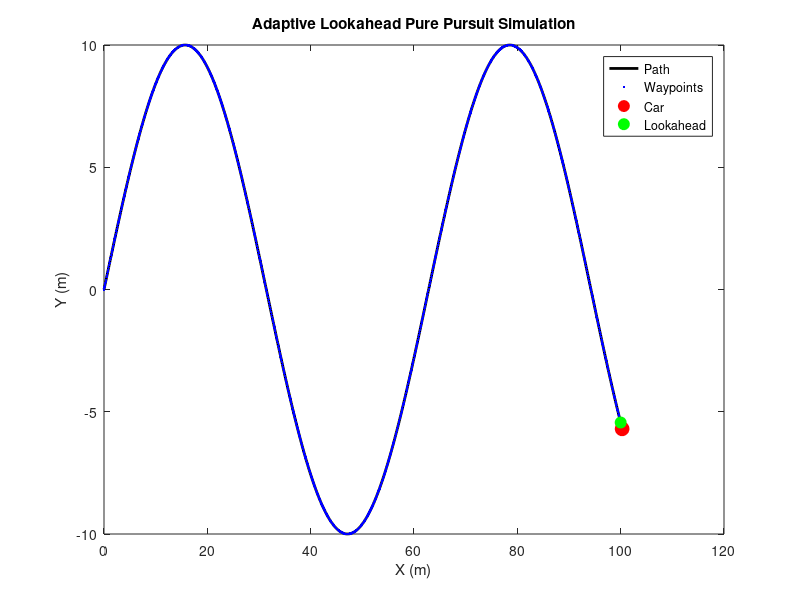

Reproduce this figure in MATLAB.
%% Adaptive Lookahead Pure Pursuit Simulation

% Define the path (example: sinusoidal curve)
x = linspace(0, 100, 1000);
y = 10 * sin(x/10);
path = [x; y]'; % 1000 x 2 matrix

% Compute approximate curvature along the path using finite differences
dx = gradient(x);
dy = gradient(y);
ddx = gradient(dx);
ddy = gradient(dy);
curvature = abs(dx.*ddy - dy.*ddx) ./ ((dx.^2 + dy.^2).^(3/2));
curvature(isnan(curvature)) = 0;  % Avoid NaNs

% Parameters
v = 5;         % Constant speed (m/s)
k1 = 0.5;      % Tunable coefficient for speed contribution
k2 = -10;      % Tunable coefficient for curvature contribution (negative to reduce ld in tight curves)
min_ld = 5;    % Minimum lookahead distance (m)

% Initialize car position at the start of the path
car_idx = 1;
car_pos = path(car_idx, :);

% Setup visualization
figure;
plot(x, y, 'k-', 'LineWidth', 2); hold on;
plot(path(:,1), path(:,2), 'b.'); % Display waypoints
hCar = plot(car_pos(1), car_pos(2), 'ro', 'MarkerSize', 10, 'MarkerFaceColor', 'r');
hLA = plot(car_pos(1), car_pos(2), 'go', 'MarkerSize', 8, 'MarkerFaceColor', 'g'); % Lookahead point
title('Adaptive Lookahead Pure Pursuit Simulation');
xlabel('X (m)'); ylabel('Y (m)');
legend('Path', 'Waypoints', 'Car', 'Lookahead');

% Simulation loop
for t = 1:500
    % Get current curvature at car position (approximate using path index)
    if car_idx < length(curvature)
        current_curvature = curvature(car_idx);
    else
        current_curvature = curvature(end);
    end
    
    % Calculate adaptive lookahead distance (ld = k1*v + k2*kappa)
    ld = k1 * v + k2 * current_curvature;
    if ld < min_ld
        ld = min_ld;
    end

    % Find the lookahead point along the path
    dist_accum = 0;
    lookahead_idx = car_idx;
    while lookahead_idx < size(path,1) && dist_accum < ld
        dist_accum = dist_accum + norm(path(lookahead_idx+1,:) - path(lookahead_idx,:));
        lookahead_idx = lookahead_idx + 1;
    end
    if lookahead_idx > size(path,1)
        lookahead_idx = size(path,1);
    end
    la_point = path(lookahead_idx, :);

    % Pure Pursuit step: Move a small step toward the lookahead point
    direction = la_point - car_pos;
    if norm(direction) ~= 0
        direction = direction / norm(direction);
    end
    dt = 0.1; % time step (s)
    step = v * dt; 
    car_pos = car_pos + step * direction;
    
    % Update car index by finding the nearest point on the path
    [~, car_idx] = min(sum((path - car_pos).^2, 2));

    % Update visualization
    set(hCar, 'XData', car_pos(1), 'YData', car_pos(2));
    set(hLA, 'XData', la_point(1), 'YData', la_point(2));
    drawnow;
    
    pause(0.05); % Pause for visualization
end
